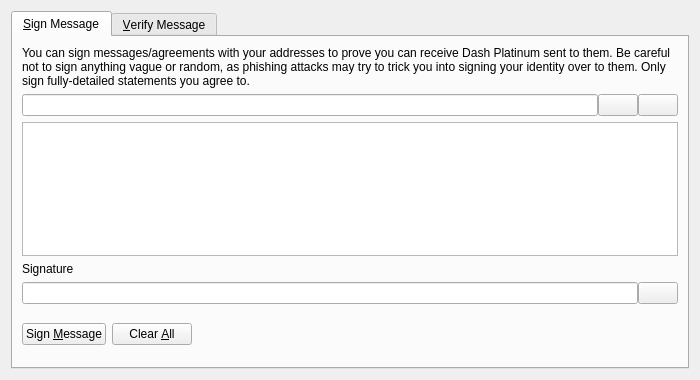
<?xml version="1.0" encoding="UTF-8"?>
<ui version="4.0">
 <class>SignVerifyMessageDialog</class>
 <widget class="QDialog" name="SignVerifyMessageDialog">
  <property name="geometry">
   <rect>
    <x>0</x>
    <y>0</y>
    <width>700</width>
    <height>380</height>
   </rect>
  </property>
  <property name="windowTitle">
   <string>Signatures - Sign / Verify a Message</string>
  </property>
  <property name="modal">
   <bool>true</bool>
  </property>
  <layout class="QVBoxLayout" name="verticalLayout">
   <item>
    <widget class="QTabWidget" name="tabWidget">
     <property name="currentIndex">
      <number>0</number>
     </property>
     <widget class="QWidget" name="tabSignMessage">
      <attribute name="title">
       <string>&amp;Sign Message</string>
      </attribute>
      <layout class="QVBoxLayout" name="verticalLayout_SM">
       <item>
        <widget class="QLabel" name="infoLabel_SM">
         <property name="text">
          <string>You can sign messages/agreements with your addresses to prove you can receive Dash Platinum sent to them. Be careful not to sign anything vague or random, as phishing attacks may try to trick you into signing your identity over to them. Only sign fully-detailed statements you agree to.</string>
         </property>
         <property name="textFormat">
          <enum>Qt::PlainText</enum>
         </property>
         <property name="wordWrap">
          <bool>true</bool>
         </property>
        </widget>
       </item>
       <item>
        <layout class="QHBoxLayout" name="horizontalLayout_1_SM">
         <property name="spacing">
          <number>0</number>
         </property>
         <item>
          <widget class="QValidatedLineEdit" name="addressIn_SM">
           <property name="toolTip">
            <string>The Dash Platinum address to sign the message with</string>
           </property>
          </widget>
         </item>
         <item>
          <widget class="QPushButton" name="addressBookButton_SM">
           <property name="toolTip">
            <string>Choose previously used address</string>
           </property>
           <property name="text">
            <string/>
           </property>
           <property name="shortcut">
            <string>Alt+A</string>
           </property>
           <property name="autoDefault">
            <bool>false</bool>
           </property>
          </widget>
         </item>
         <item>
          <widget class="QPushButton" name="pasteButton_SM">
           <property name="toolTip">
            <string>Paste address from clipboard</string>
           </property>
           <property name="text">
            <string/>
           </property>
           <property name="shortcut">
            <string>Alt+P</string>
           </property>
           <property name="autoDefault">
            <bool>false</bool>
           </property>
          </widget>
         </item>
        </layout>
       </item>
       <item>
        <widget class="QPlainTextEdit" name="messageIn_SM">
         <property name="toolTip">
          <string>Enter the message you want to sign here</string>
         </property>
        </widget>
       </item>
       <item>
        <widget class="QLabel" name="signatureLabel_SM">
         <property name="text">
          <string>Signature</string>
         </property>
         <property name="textFormat">
          <enum>Qt::PlainText</enum>
         </property>
        </widget>
       </item>
       <item>
        <layout class="QHBoxLayout" name="horizontalLayout_2_SM">
         <property name="spacing">
          <number>0</number>
         </property>
         <item>
          <widget class="QLineEdit" name="signatureOut_SM">
           <property name="font">
            <font>
             <italic>true</italic>
            </font>
           </property>
           <property name="readOnly">
            <bool>true</bool>
           </property>
          </widget>
         </item>
         <item>
          <widget class="QPushButton" name="copySignatureButton_SM">
           <property name="toolTip">
            <string>Copy the current signature to the system clipboard</string>
           </property>
           <property name="text">
            <string/>
           </property>
           <property name="autoDefault">
            <bool>false</bool>
           </property>
          </widget>
         </item>
        </layout>
       </item>
       <item>
        <layout class="QHBoxLayout" name="horizontalLayout_3_SM">
         <item>
          <widget class="QPushButton" name="signMessageButton_SM">
           <property name="toolTip">
            <string>Sign the message to prove you own this Dash Platinum address</string>
           </property>
           <property name="text">
            <string>Sign &amp;Message</string>
           </property>
           <property name="autoDefault">
            <bool>false</bool>
           </property>
          </widget>
         </item>
         <item>
          <widget class="QPushButton" name="clearButton_SM">
           <property name="toolTip">
            <string>Reset all sign message fields</string>
           </property>
           <property name="text">
            <string>Clear &amp;All</string>
           </property>
           <property name="autoDefault">
            <bool>false</bool>
           </property>
          </widget>
         </item>
         <item>
          <spacer name="horizontalSpacer_1_SM">
           <property name="orientation">
            <enum>Qt::Horizontal</enum>
           </property>
           <property name="sizeHint" stdset="0">
            <size>
             <width>40</width>
             <height>48</height>
            </size>
           </property>
          </spacer>
         </item>
         <item>
          <widget class="QLabel" name="statusLabel_SM">
           <property name="font">
            <font>
             <weight>75</weight>
             <bold>true</bold>
            </font>
           </property>
           <property name="text">
            <string/>
           </property>
           <property name="wordWrap">
            <bool>true</bool>
           </property>
          </widget>
         </item>
         <item>
          <spacer name="horizontalSpacer_2_SM">
           <property name="orientation">
            <enum>Qt::Horizontal</enum>
           </property>
           <property name="sizeHint" stdset="0">
            <size>
             <width>40</width>
             <height>48</height>
            </size>
           </property>
          </spacer>
         </item>
        </layout>
       </item>
      </layout>
     </widget>
     <widget class="QWidget" name="tabVerifyMessage">
      <attribute name="title">
       <string>&amp;Verify Message</string>
      </attribute>
      <layout class="QVBoxLayout" name="verticalLayout_VM">
       <item>
        <widget class="QLabel" name="infoLabel_VM">
         <property name="text">
          <string>Enter the receiver's address, message (ensure you copy line breaks, spaces, tabs, etc. exactly) and signature below to verify the message. Be careful not to read more into the signature than what is in the signed message itself, to avoid being tricked by a man-in-the-middle attack. Note that this only proves the signing party receives with the address, it cannot prove sendership of any transaction!</string>
         </property>
         <property name="textFormat">
          <enum>Qt::PlainText</enum>
         </property>
         <property name="alignment">
          <set>Qt::AlignLeading|Qt::AlignLeft|Qt::AlignTop</set>
         </property>
         <property name="wordWrap">
          <bool>true</bool>
         </property>
        </widget>
       </item>
       <item>
        <layout class="QHBoxLayout" name="horizontalLayout_1_VM">
         <property name="spacing">
          <number>0</number>
         </property>
         <item>
          <widget class="QValidatedLineEdit" name="addressIn_VM">
           <property name="toolTip">
            <string>The Dash Platinum address the message was signed with</string>
           </property>
          </widget>
         </item>
         <item>
          <widget class="QPushButton" name="addressBookButton_VM">
           <property name="toolTip">
            <string>Choose previously used address</string>
           </property>
           <property name="text">
            <string/>
           </property>
           <property name="shortcut">
            <string>Alt+A</string>
           </property>
           <property name="autoDefault">
            <bool>false</bool>
           </property>
          </widget>
         </item>
        </layout>
       </item>
       <item>
        <widget class="QPlainTextEdit" name="messageIn_VM"/>
       </item>
       <item>
        <widget class="QValidatedLineEdit" name="signatureIn_VM"/>
       </item>
       <item>
        <layout class="QHBoxLayout" name="horizontalLayout_2_VM">
         <item>
          <widget class="QPushButton" name="verifyMessageButton_VM">
           <property name="toolTip">
            <string>Verify the message to ensure it was signed with the specified Dash Platinum address</string>
           </property>
           <property name="text">
            <string>Verify &amp;Message</string>
           </property>
           <property name="autoDefault">
            <bool>false</bool>
           </property>
          </widget>
         </item>
         <item>
          <widget class="QPushButton" name="clearButton_VM">
           <property name="toolTip">
            <string>Reset all verify message fields</string>
           </property>
           <property name="text">
            <string>Clear &amp;All</string>
           </property>
           <property name="autoDefault">
            <bool>false</bool>
           </property>
          </widget>
         </item>
         <item>
          <spacer name="horizontalSpacer_1_VM">
           <property name="orientation">
            <enum>Qt::Horizontal</enum>
           </property>
           <property name="sizeHint" stdset="0">
            <size>
             <width>40</width>
             <height>48</height>
            </size>
           </property>
          </spacer>
         </item>
         <item>
          <widget class="QLabel" name="statusLabel_VM">
           <property name="font">
            <font>
             <weight>75</weight>
             <bold>true</bold>
            </font>
           </property>
           <property name="text">
            <string/>
           </property>
           <property name="wordWrap">
            <bool>true</bool>
           </property>
          </widget>
         </item>
         <item>
          <spacer name="horizontalSpacer_2_VM">
           <property name="orientation">
            <enum>Qt::Horizontal</enum>
           </property>
           <property name="sizeHint" stdset="0">
            <size>
             <width>40</width>
             <height>48</height>
            </size>
           </property>
          </spacer>
         </item>
        </layout>
       </item>
      </layout>
     </widget>
    </widget>
   </item>
  </layout>
 </widget>
 <customwidgets>
  <customwidget>
   <class>QValidatedLineEdit</class>
   <extends>QLineEdit</extends>
   <header>qvalidatedlineedit.h</header>
  </customwidget>
 </customwidgets>
 <resources>
  <include location="../dash.qrc"/>
 </resources>
 <connections/>
</ui>
